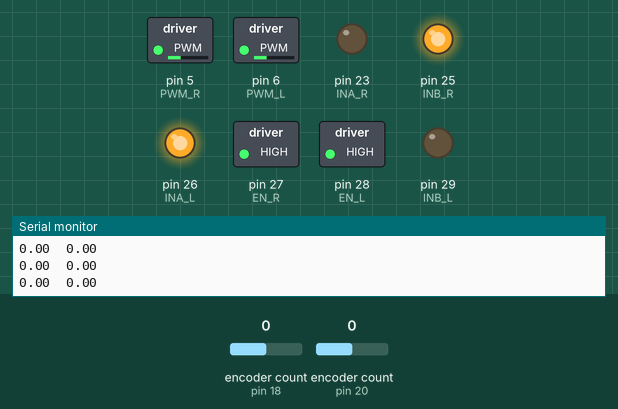
Bench run of a sketch on a simulated Arduino Mega 2560, built with avr-gcc and run on an emulated ATmega2560. On the bench: switched loads named in the sketch (green lamp = pin HIGH), output pins drawn as LEDs (lit = HIGH), the last lines printed to the serial monitor. The inputs (shaded band) are chosen by the test bench; at power-on: encoder count (sensors on pin 18, pin 20) 0.

Above: at 6.2 s.
6.3 s: encoder count (sensor on pin 18) set to 1
At 7.0 s:
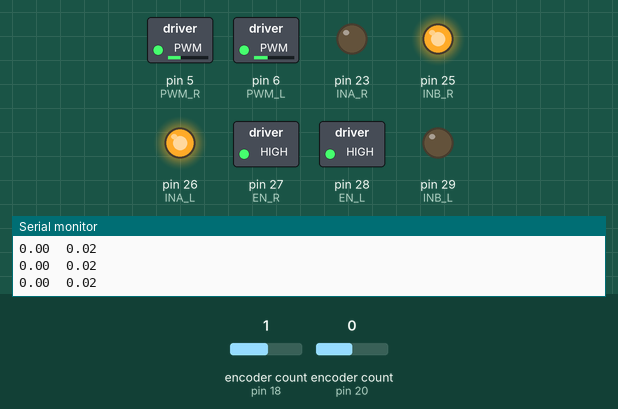
7.8 s: encoder count (sensor on pin 20) set to 4
At 9.3 s:
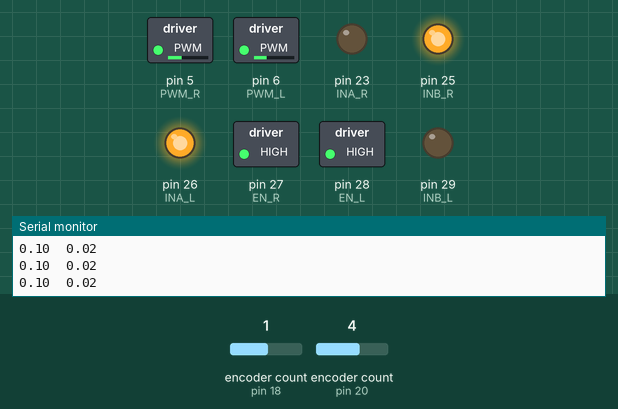
Timing chart, 0 to 10.8 s (numbered marks = the images above; inputs shaded):
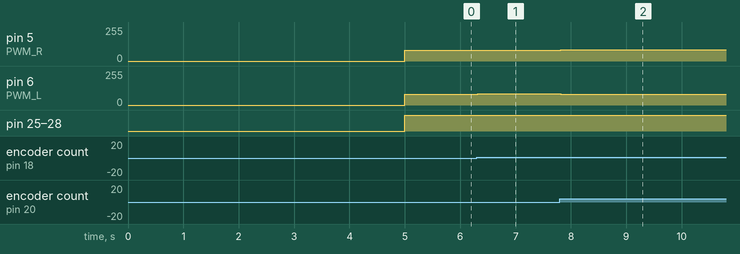

The sketch:

ENCODED_MOTORS.ino
```cpp
#include <Encoder.h>

//MOTOR DRIVE
#define EN_L 28 //left
#define PWM_L 6
#define INA_L 26
#define INB_L 29//previous pin as 26

#define EN_R 27 //right
#define PWM_R 5
#define INA_R 23
#define INB_R 25

//ENCODED MOTORS
#define ENCODE_L_A 20
#define ENCODE_L_B 21
#define ENCODE_R_A 18
#define ENCODE_R_B 19

//LEFT RIGHT IR SENSORS
#define l5_PORT A9
#define r5_PORT A8

//REYKHA SENSOR
#define l4_PORT A7
#define l3_PORT A6
#define l2_PORT A5
#define l1_PORT A4
#define r1_PORT A3
#define r2_PORT A2
#define r3_PORT A1
#define r4_PORT A0

void readSensors();
void printSensorData();

const int  SPEED =80;

void setup() {
   // motor driver

   pinMode(EN_L,OUTPUT);
   pinMode(PWM_L,OUTPUT);
   pinMode(INA_L,OUTPUT);
   pinMode(INB_L,OUTPUT);

   pinMode(EN_R,OUTPUT);
   pinMode(PWM_R,OUTPUT);
   pinMode(INA_R,OUTPUT);
   pinMode(INB_R,OUTPUT);

   // encoded motors read

/*   pinMode(ENCODE_L_A,INPUT);
   pinMode(ENCODE_L_B,INPUT);
   pinMode(ENCODE_R_A,INPUT);
   pinMode(ENCODE_R_B,INPUT);
*/
  Serial.begin(9600);
  delay(5000);
}

void loop() {
 //lineFollow();
 //stopRobot();
 // moveRobot(SPEED,SPEED);
// moveDistance(14,-102);
  right90();
 delay(10000);
}
```

BASIC_MOVEMENTS.ino
```cpp
#define MOTORS_ON \
    digitalWrite(EN_L,HIGH);digitalWrite(EN_R,HIGH);
#define MOTORS_OFF \
    digitalWrite(EN_L,LOW);digitalWrite(EN_R,LOW);
#define MOTOR_L_FORWARD \
    digitalWrite(INA_L,HIGH);digitalWrite(INB_L,LOW);
#define MOTOR_R_FORWARD \
    digitalWrite(INA_R,HIGH);digitalWrite(INB_R,LOW);
#define MOTOR_L_BACKWARD \
    digitalWrite(INA_L,LOW);digitalWrite(INB_L,HIGH);
#define MOTOR_R_BACKWARD \
    digitalWrite(INA_R,LOW);digitalWrite(INB_R,HIGH);

Encoder leftEncoder(ENCODE_L_A,ENCODE_L_B);
Encoder rightEncoder(ENCODE_R_A,ENCODE_R_B);

const float wheel_radius=2.14;
const float wheel_distance=21.6;
int rekhaThress=70,IRThress=70; // thresshold values
int line;

int l5,l4,l3,l2,l1,r1,r2,r3,r4,r5;

int get_digital(int port,int thresshold){
  int value = analogRead(port);
  return value<=thresshold? 1:0;
  //return analogRead(port);
}
void readSensors(){
  l5=get_digital(l5_PORT,IRThress);// 0 White
  r5=get_digital(r5_PORT,IRThress);
  l4=get_digital(l4_PORT,rekhaThress);//0 Black
  l3=get_digital(l3_PORT,rekhaThress);
  l2=get_digital(l2_PORT,rekhaThress);
  l1=get_digital(l1_PORT,rekhaThress);
  r1=get_digital(r1_PORT,rekhaThress);
  r2=get_digital(r2_PORT,rekhaThress);
  r3=get_digital(r3_PORT,rekhaThress);
  r4=get_digital(r4_PORT,rekhaThress);
}

void moveRobot(int leftVal, int rightVal){

  MOTORS_ON;

  if(leftVal>=0){ MOTOR_L_FORWARD; }
  else {MOTOR_L_BACKWARD;}

  if(rightVal>=0){ MOTOR_R_FORWARD;}
  else {MOTOR_R_BACKWARD;}

  analogWrite(PWM_L,abs(leftVal));
  analogWrite(PWM_R,abs(rightVal));
}
void stopRobot(){
  MOTORS_OFF;
}

//////////////////////ENCODED MOTOR USED HERE/////////////////////
/*float ENL_Start_ditance,ENR_Start_distance; // to reset
float ENL_distance,ENR_distance; // distance traveled after reset,should call EN_UPDATE

#define EN_RESET \ // ENCODED MOTOR READING
    ENL_Start_ditance=getRotatedDistance(0);ENR_Start_distance=getRotatedDistance(1);
#define EN_UPDATE \
    EN_L_distance=getRotatedDistance(0)-ENL_Start_distance;EN_R_distance=getRotatedDistance(1)-ENR_Start_distance;
*/

float getRotatedDistance(int lrwheel){ //0 left 1 right

  long thisPosition;
  if(lrwheel==0)  thisPosition = leftEncoder.read();
  else thisPosition = -1*rightEncoder.read();
  float distance = (thisPosition/2249.0)*2*3.14159*wheel_radius;

  return distance;
}

void moveDistance(float ldistance,float rdistance){

  float distance = (abs(ldistance)+abs(rdistance))/2;
  int signL = ldistance>=0? 1:-1;
  int signR = rdistance>=0? 1:-1;

  float startLDistance=getRotatedDistance(0);
  float startRDistance=getRotatedDistance(1);

  float rotatedLDistance=0,rotatedRDistance=0;

  while(rotatedLDistance<distance && rotatedRDistance<distance){
    if(rotatedLDistance>rotatedRDistance) moveRobot(signL*SPEED
    ,signR*(SPEED+5));
    else if(rotatedLDistance<rotatedRDistance) moveRobot(signL*(SPEED+5),signR*SPEED);

    else moveRobot(signL*SPEED,signR*SPEED);

    rotatedLDistance = (getRotatedDistance(0)-startLDistance)*signL;
    rotatedRDistance = (getRotatedDistance(1)-startLDistance)*signR;
    Serial.print(rotatedLDistance);
    Serial.print('\t');
    Serial.println(rotatedRDistance);

  }

  stopRobot();
}
///////////////////ENCODED MOTOR ENDS HERE ////////////////////////
void lineFollow(){
    readSensors();
    line = r1+r2+r3+r4-l1-l2-l3-l4;
    if(line>0){
      moveRobot(SPEED+10,0);
    }
    else if(line<0){
      moveRobot(0,SPEED+10);
    }
    else{
      moveRobot(SPEED,SPEED);
    }
}
void lineFollowDistance(int distance){
    float startDistance=(getRotatedDistance(0)+getRotatedDistance(1))/2;
    float rotatedDistance=0;

    while(abs(rotatedDistance)<abs(distance)){
      readSensors();
      line = r1+r2+r3+r4-l1-l2-l3-l4;
      if(line>0){
        if(distance>=0) moveRobot(SPEED+10,0);
        else moveRobot(0,-SPEED-10);
      }
      else if(line<0){
        if(distance>=0) moveRobot(0,SPEED+10);
        else moveRobot(-SPEED-10,0);
      }
      else{
       if(distance>=0)  moveRobot(SPEED,SPEED);
       else moveRobot(-SPEED,SPEED);
      }
      rotatedDistance = (getRotatedDistance(0)+getRotatedDistance(1))/2 - startDistance;
    }
}

void left90(){

  float quarter_circle = 3.14159*wheel_distance/4;
  moveDistance(-quarter_circle+2,quarter_circle-2);
 // delay(1000);
  readSensors();

  moveRobot(-SPEED,SPEED);
  while(l1+r1+r2+r3<3){
    delay(50); readSensors();
  }
  stopRobot();
  delay(2000);
}

void right90(){

  float quarter_circle = 3.14159*wheel_distance/4;
  moveDistance(quarter_circle-2,-quarter_circle+2);
  //delay(1000);
  readSensors();

  moveRobot(SPEED,-SPEED);
  while(l1+l2+l3+r1<3){
    delay(50);readSensors();
  }
  stopRobot();
  delay(2000);
}

void turn180(){

  float half_circle = 3.14159*wheel_distance/2;
  moveDistance(half_circle-2,-half_circle+2);
  delay(1000);
  readSensors();

  moveRobot(SPEED,-SPEED);
  while(r1+l1+l2+l3<3){
    readSensors();
    delay(50);
  }
  stopRobot();
  delay(2000);
}
```

Measured:
- after the input at 6.3 s, pin 6 (PWM_L): 80/255 → 85/255 at once
- after the input at 7.8 s, pin 5 (PWM_R): 80/255 → 85/255 at once; pin 6 (PWM_L): 85/255 → 80/255 at once
